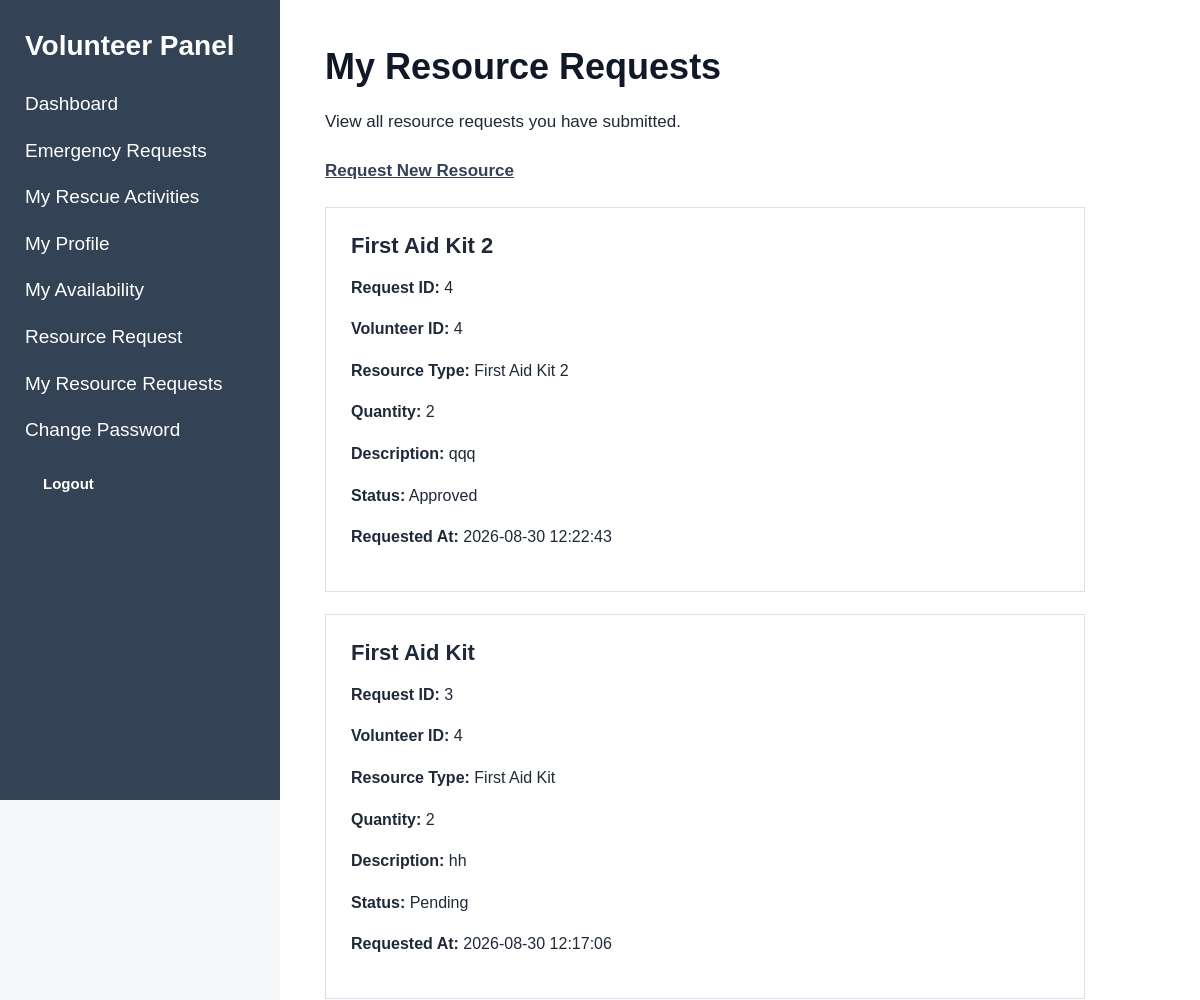
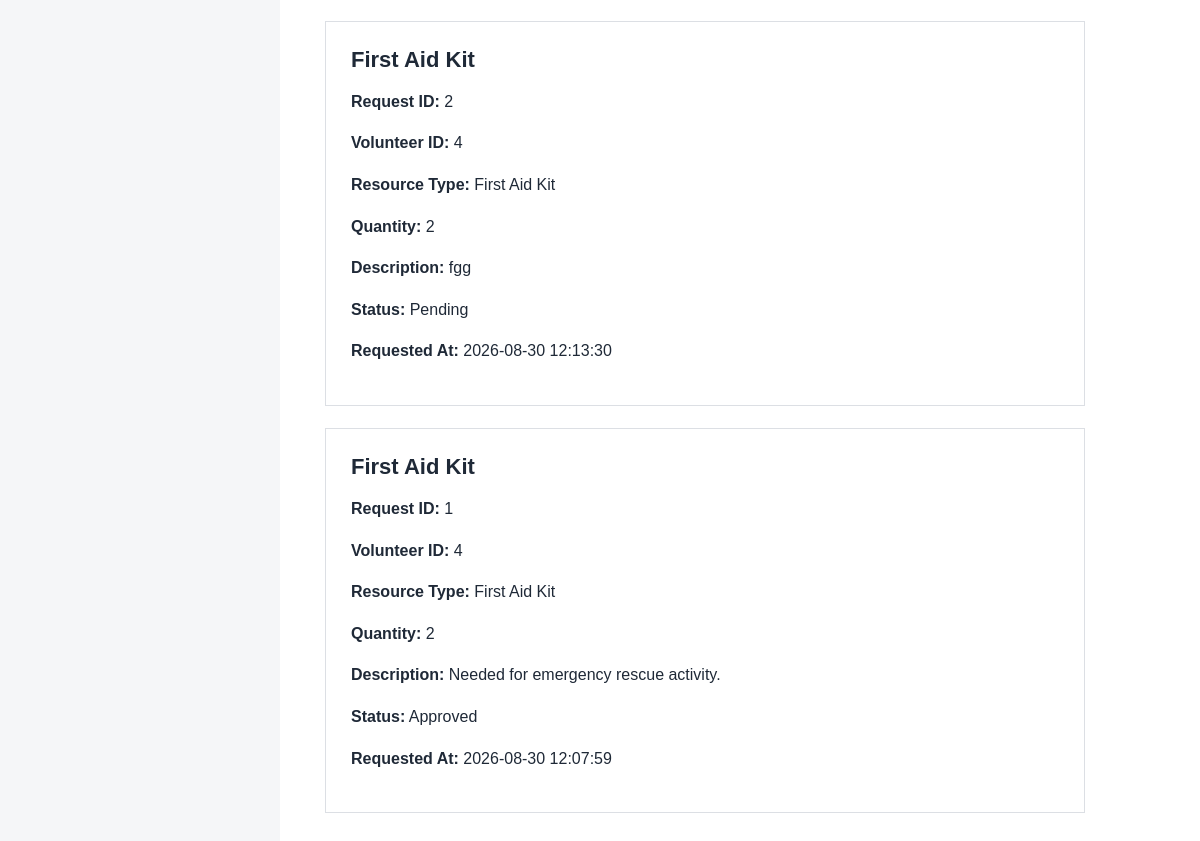
/index.php?page=volunteer-resource-requests (signed in), run on the app's committed database (2 pictures, top to bottom).
### tables this page shows
CREATE TABLE `resource_requests` (
  `id` int(11) NOT NULL,
  `volunteer_id` int(11) NOT NULL,
  `resource_type` varchar(100) NOT NULL,
  `quantity` int(11) NOT NULL,
  `description` text DEFAULT NULL,
  `status` enum('pending','approved','rejected','completed') DEFAULT 'pending',
  `created_at` timestamp NOT NULL DEFAULT current_timestamp(),
  `updated_at` timestamp NOT NULL DEFAULT current_timestamp() ON UPDATE current_timestamp()
);

### models/ResourceRequestModel.php (called while the page is built, shortened)
<?php
function getVolunteerResourceRequests(
    $conn,
    $volunteer_id
) {
    $sql = "SELECT *
            FROM resource_requests
            WHERE volunteer_id = ?
            ORDER BY id DESC";
    $stmt = mysqli_prepare($conn, $sql);
    mysqli_stmt_bind_param(
        $stmt,
        "i",
        $volunteer_id
    );
    if (!mysqli_stmt_execute($stmt)) {
        mysqli_stmt_close($stmt);
        return [];
    }
    $result = mysqli_stmt_get_result($stmt);
    $requests = [];
    if ($result) {
        while ($row = mysqli_fetch_assoc($result)) {
            $requests[] = $row;
        }
    }
    return $requests;
}

### views/volunteer/resource_request.php (the view, shortened to what this page needs)
<?php
require_once "views/partials/header.php";
require_once "views/partials/sidebar.php";
require_once "models/ResourceRequestModel.php";
$volunteer_id = (int)($_SESSION['user']['id'] ?? 0);
$isMyRequests =
    isset($_GET['page']) &&
    $_GET['page'] === 'volunteer-resource-requests';
?>
<div class="content">
<?php if ($isMyRequests): ?>
    <h1>My Resource Requests</h1>
    <p>
        View all resource requests you have submitted.
    </p>
    <p>
        <a href="index.php?page=volunteer-resource-request">
            Request New Resource
        </a>
    </p>
    <?php
    $requests = getVolunteerResourceRequests(
        $conn,
        $volunteer_id
    );
    ?>
    <?php if (empty($requests)): ?>
        <div class="card">
            <h3>No Resource Requests</h3>
            <p>
                You have not submitted any resource requests yet.
            </p>
        </div>
    <?php else: ?>
        <?php foreach ($requests as $request): ?>
            <div class="card">
                <h3>
                    <?php
                    echo htmlspecialchars(
                        $request['resource_type'] ?? ''
                    );
                    ?>
                </h3>
                <p>
                    <strong>Request ID:</strong>
                    <?php
                    echo (int)($request['id'] ?? 0);
                    ?>
                </p>
                <p>
                    <strong>Volunteer ID:</strong>
                    <?php
                    echo (int)($request['volunteer_id'] ?? 0);
                    ?>
                </p>
                <p>
                    <strong>Resource Type:</strong>
                    <?php
                    echo htmlspecialchars(
                        $request['resource_type'] ?? ''
                    );
                    ?>
                </p>
                <p>
                    <strong>Quantity:</strong>
                    <?php
                    echo (int)($request['quantity'] ?? 0);
                    ?>
                </p>
                <p>
                    <strong>Description:</strong>
                    <?php
                    echo htmlspecialchars(
                        $request['description'] ?? ''
                    );
                    ?>
                </p>
                <p>
                    <strong>Status:</strong>
                    <?php
                    echo htmlspecialchars(
                        ucfirst(
                            $request['status'] ?? 'pending'
                        )
                    );
                    ?>
                </p>
                <p>
                    <strong>Requested At:</strong>
                    <?php
                    echo htmlspecialchars(
                        $request['created_at'] ?? ''
                    );
                    ?>
                </p>
            </div>
        <?php endforeach; ?>
    <?php endif; ?>
<?php endif; ?>
</div>
<?php require_once "views/partials/footer.php"; ?>

### assets/css/style.css (style rules this page uses)
* { box-sizing: border-box; }
body { margin: 0; font-family: Arial, Helvetica, sans-serif; background: #f5f6f8; color: #1f2937; }
.content { margin-left: 280px; padding: 45px; min-height: 100vh; background: white; }
.content h1 { margin-top: 0; margin-bottom: 20px; font-size: 36px; line-height: 1.2; color: #111827; }
.content>p { font-size: 17px; line-height: 1.6; margin-bottom: 22px; }
.card { max-width: 760px; background: white; border: 1px solid #dcdfe4; padding: 25px; margin-top: 22px; margin-bottom: 22px; }
.card h3 { margin-top: 0; margin-bottom: 15px; font-size: 22px; color: #1f2937; }
.card p { font-size: 16px; line-height: 1.6; }
.content a { color: #344256; font-weight: 600; text-decoration: underline; }

### data on the page
resource_requests: resource_type "First Aid Kit 2", id "4", volunteer "4", quantity "2", description "qqq", status "Approved", created_at "2026-08-30 12:22:43"
resource_requests: resource_type "First Aid Kit", id "3", volunteer "4", quantity "2", description "hh", status "Pending", created_at "2026-08-30 12:17:06"
resource_requests: resource_type "First Aid Kit", id "2", volunteer "4", quantity "2", description "fgg", status "Pending", created_at "2026-08-30 12:13:30"
resource_requests: resource_type "First Aid Kit", id "1", volunteer "4", quantity "2", description "Needed for emergency rescue activity.", status "Approved", created_at "2026-08-30 12:07:59"
